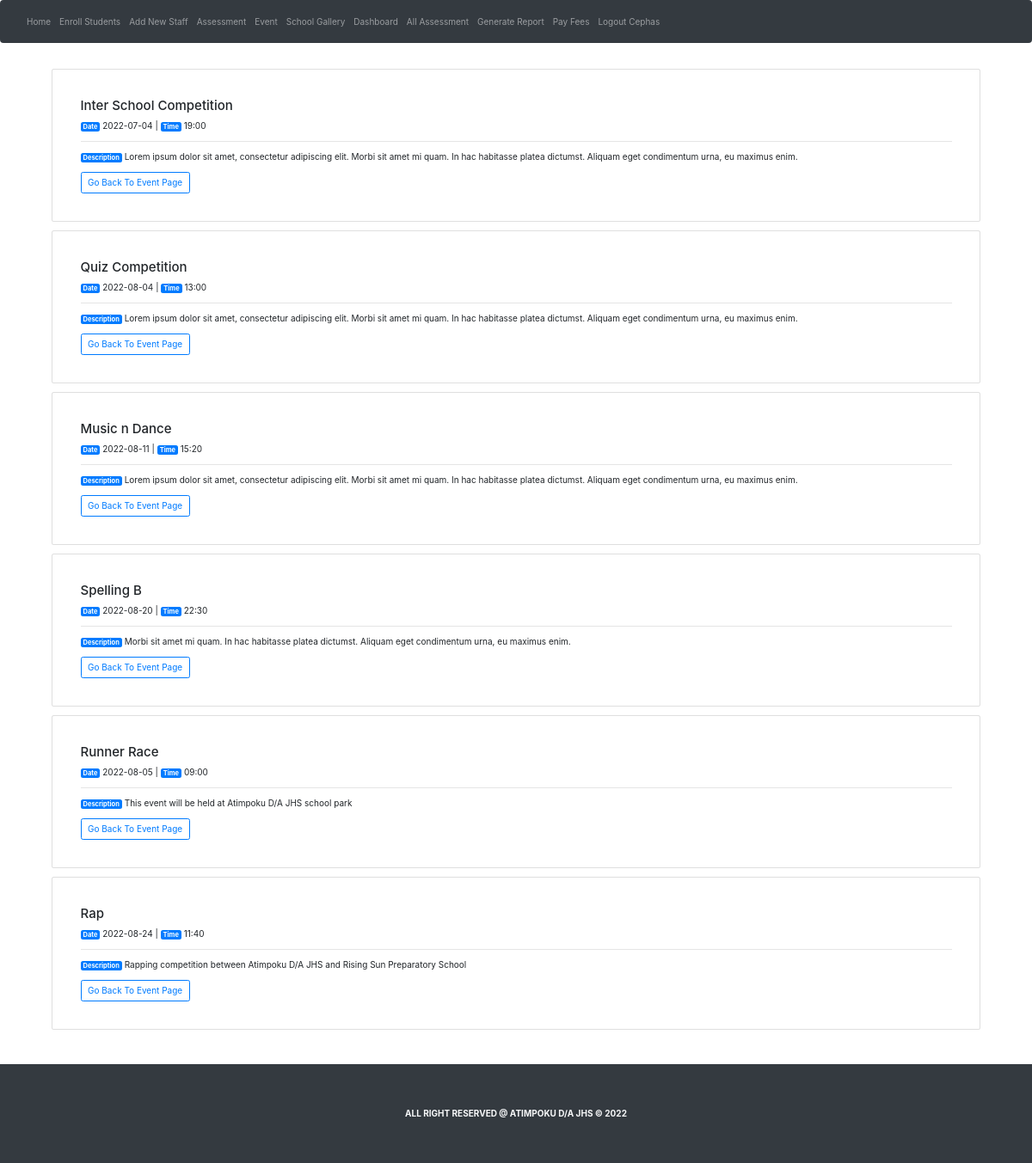
The page /event (signed in) on the database its author committed.
### website/models.py (models this page shows)
class User(db.Model, UserMixin):
    id = db.Column(db.Integer, primary_key = True)
    email = db.Column(db.String(150), unique= True)
    password = db.Column(db.String(200))
    first_name =  db.Column(db.String(150))

class Event(db.Model):
    id = db.Column(db.Integer, primary_key = True)
    title =  db.Column(db.String(150))
    date =  db.Column(db.String(150))
    description =  db.Column(db.String(500))
    eventtime =  db.Column(db.String(150))
    artwork =  db.Column(db.LargeBinary)

### website/auth.py (the view)
@auth.route('/event',  methods=['GET', 'POST'])
@login_required
def events():
    dataset = Event.query.all()
    return render_template("event.html", user=current_user, dataset=dataset)

### website/__init__.py (called while the page is built)
def create_app():
    app = Flask(__name__)
    app.config['SECRET_KEY'] = 'Jesus IS LORD'
    app.config['SQLALCHEMY_DATABASE_URI'] = f'sqlite:///{DB_NAME}'
    db.init_app(app)
    from .views import views
    from .auth import auth
    app.register_blueprint(views, url_prefix='/')
    app.register_blueprint(auth, url_prefix='/')
    from .models import User, Student
    create_database(app)
    login_manager = LoginManager()
    login_manager.login_view = 'auth.login'
    login_manager.init_app(app)
    @login_manager.user_loader
    def load_user(id):
        return User.query.get(int(id))
    return app

### website/templates/event.html
{% extends "base.html" %} {% block title %}Event Calendar{% endblock %} {% block content %}
<div class="container ">
    <div class="row">
        <div class="col">
            {% for data in dataset %}
            <div class="card" style="padding: 20px; margin-top: 10px;">
                <div class="card-body clearfix float-left">
                    <h4 class="card-title">{{data.title}}</h4>
                    <p class="card-text">
                        <span class="badge badge-primary">Date</span> {{data.date}} | <span class="badge badge-primary">Time</span> {{data.eventtime}}
                        <hr>
                        <span class="badge badge-primary">Description</span> {{data.description}}
                    </p>
                    <a href="/eventlog" class="btn btn-outline-primary">Go Back To Event Page</a>
                </div>
            </div>
            {% endfor %}
        </div>
    </div>
</div>
{% endblock %}

### website/templates/base.html (shortened to what this page needs)
<!DOCTYPE html>
<html>
<head>
    <link rel="stylesheet" href="../website/static/bootstrap.css" />
    <link rel="stylesheet" href="https://stackpath.bootstrapcdn.com/bootstrap/4.4.1/css/bootstrap.min.css" />
    <link rel="stylesheet" href="https://stackpath.bootstrapcdn.com/font-awesome/4.7.0/css/font-awesome.min.css" />
</head>
<body>
    <nav class="navbar sticky-top navbar-expand-lg navbar-dark bg-dark">
        <div class="collapse navbar-collapse" id="navbar">
            <div class="navbar-nav">
                {% if user.is_authenticated%}
                <a class="nav-item nav-link" id="home" href="/">Home</a>
                <a class="nav-item nav-link" id="students" href="/students">Enroll Students</a>
                <a class="nav-item nav-link" id="staff" href="/staff">Add New Staff</a>
                <a class="nav-item nav-link" id="score" href="/score">Assessment</a>
                <a class="nav-item nav-link" id="event" href="/eventlog">Event</a>
                <a class="nav-item nav-link" id="event" href="/gallery">School Gallery</a>
                <a class="nav-item nav-link" id="event" href="/dashboard">Dashboard</a>
                <a class="nav-item nav-link" id="event" href="/assessment">All Assessment</a>
                <a class="nav-item nav-link" id="event" href="/individuals">Generate Report</a>
                <a class="nav-item nav-link" id="event" href="/billings">Pay Fees</a>
                <a class="nav-item nav-link" id="logout" href="/logout">Logout {{user.first_name}} </a> {% else%}
                <a class="nav-item nav-link" id="login" href="/login">Login</a>
                <a class="nav-item nav-link" id="signUp" href="/sign_up">Sign Up</a> {% endif%}
            </div>
        </div>
    </nav>
    <div class="container">
        {% block content %} {% endblock %}
    </div>
    <div class="position-static bg-dark text-center text-light" STYLE="padding: 50px">
        <footer>
            <strong> ALL RIGHT RESERVED @ ATIMPOKU D/A JHS &COPY; 2022 </strong>
        </footer>
    </div>
</body>
</html>

### rows shown on the page
User: first_name "Cephas"
Event: title "Inter School Competition", date "2022-07-04", eventtime "19:00", description "Lorem ipsum dolor sit amet, consectetur adipiscing elit. Morbi sit amet mi quam. In hac habitasse platea dictumst. Aliquam eget condimentum urna, eu maximus enim."
Event: title "Quiz Competition", date "2022-08-04", eventtime "13:00", description "Lorem ipsum dolor sit amet, consectetur adipiscing elit. Morbi sit amet mi quam. In hac habitasse platea dictumst. Aliquam eget condimentum urna, eu maximus enim."
Event: title "Music n Dance", date "2022-08-11", eventtime "15:20", description "Lorem ipsum dolor sit amet, consectetur adipiscing elit. Morbi sit amet mi quam. In hac habitasse platea dictumst. Aliquam eget condimentum urna, eu maximus enim."
Event: title "Spelling B", date "2022-08-20", eventtime "22:30", description "Morbi sit amet mi quam. In hac habitasse platea dictumst. Aliquam eget condimentum urna, eu maximus enim."
Event: title "Runner Race", date "2022-08-05", eventtime "09:00", description "This event will be held at Atimpoku D/A JHS school park"
Event: title "Rap", date "2022-08-24", eventtime "11:40", description "Rapping competition between Atimpoku D/A JHS and Rising Sun Preparatory School"
